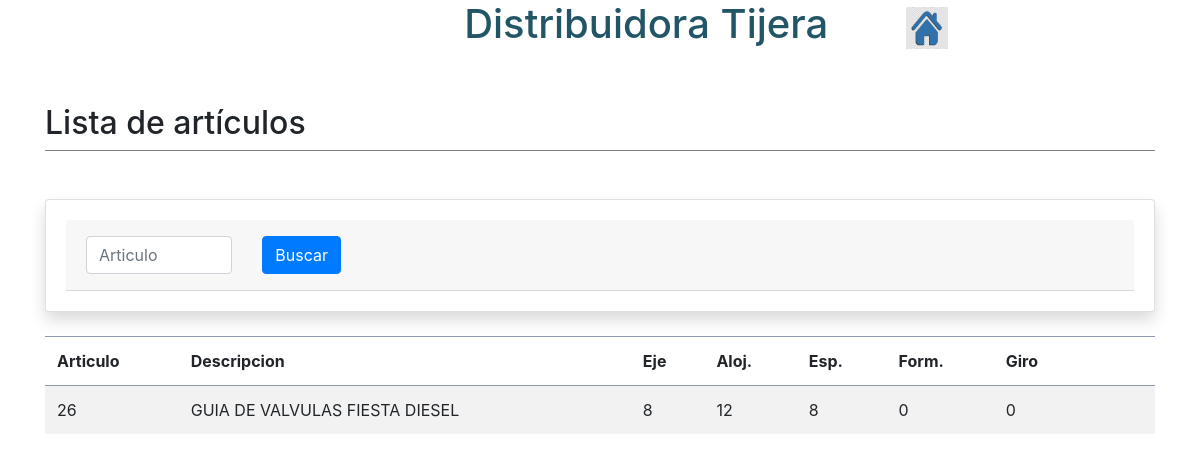
/controlador/controlador_articulos.php?cod_art=26, run on the app's committed database.
### tables this page shows
CREATE TABLE `articulo` (
  `codigo` int(5) NOT NULL,
  `eje` float NOT NULL,
  `aloj` float NOT NULL,
  `esp` float NOT NULL,
  `form` float NOT NULL,
  `giro` float NOT NULL,
  `descripcion` varchar(200) NOT NULL
);

### modelo/modelo_articulos.php (called while the page is built, shortened)
<?php
function getlistaArticulos(){
	$conn = getConexion();
    $sql = "SELECT codigo, descripcion, eje, aloj, esp, form, giro FROM articulo";
    $result = mysqli_query($conn, $sql);
    $articulos = Array();
    if(mysqli_num_rows($result) > 0)
    {
        while ($row=mysqli_fetch_assoc($result))
        {
            $articulo= Array();
            $articulo['codigo'] = $row["codigo"];
			$articulo['descripcion'] = $row["descripcion"];
            $articulo['eje'] = $row["eje"];
            $articulo['aloj'] = $row["aloj"];
            $articulo['esp'] = $row["esp"];
            $articulo['form'] = $row["form"];
			$articulo['giro'] = $row["giro"];
            $articulos[] = $articulo;
        }
    }
    else{
        echo "No se encontro coincidencias";
    }
    return $articulos;
}
function getArticulo($codigo){
	$con = getConexion();
    $sql = "SELECT codigo, descripcion, eje, aloj, esp, form, giro FROM articulo where codigo= '$codigo'";
    $result = mysqli_query($con, $sql);
    $art = Array();
    if(mysqli_num_rows($result) > 0)
    {
        while ($row=mysqli_fetch_assoc($result))
        {
            $articulo= Array();
            $articulo['codigo'] = $row["codigo"];
			$articulo['descripcion'] = $row["descripcion"];
            $articulo['eje'] = $row["eje"];
            $articulo['aloj'] = $row["aloj"];
            $articulo['esp'] = $row["esp"];
            $articulo['form'] = $row["form"];
			$articulo['giro'] = $row["giro"];
            $art[] = $articulo;
        }
    }
    else{
        echo "No se encontro coincidencias";
    }
    return $art;
}

### vista/articulos.php (the view, shortened to what this page needs)
<?php
include_once("../controlador/controlador_articulos.php");
?>
<!DOCTYPE html>
<html>
<?php
include("../head.php");
?>
<body>
    <div class="container">
		<?php
			include("../header.php");
		?>
		<br><br>
		<div class="row">
			<div class="col-md-12">
				<h2>Lista de art&iacuteculos <h2>
			</div>
		</div>
		<div class="row">
			<div class="col-md-12">
				<div class="separador"></div>
			</div>
		</div>
		<br><br>
    <div class="card shadow mb-4">
        <div class="card-body">
            <div class="card-header py-3">
                <form method="get" action="../controlador/controlador_articulos.php">
                    <div class="row">
						<div class="col-md-2">
                            <input class="form-control" type="text" placeholder="Articulo" id="cod_art" name="cod_art">
                        </div>
						<div class="col-md-3">
                        <button class="btn btn-primary" type="submit">Buscar</button>
						</div>
                    </div>
                    </div>
        </div>
    </div>
    <div class="table-responsive">
            <table class="table table-striped" id="dataTable" width="100%" cellspacing="0">
                <thead>
                <tr>
                    <th>Articulo</th>
                    <th>Descripcion</th>
                    <th>Eje</th>
                    <th>Aloj.</th>
                    <th>Esp.</th>
                    <th>Form.</th>
                    <th>Giro</th>
                    <th></th>
                    <th></th>
                </tr>
                </thead>
                <tbody>
                <?php
                    foreach($articulos as $articulo){
                        echo "<tr>
                             <td>".$articulo['codigo']."</td>
                             <td>".$articulo['descripcion']."</td>
                             <td>".$articulo['eje']."</td>
                             <td>".$articulo['aloj']."</td>
                             <td>".$articulo['esp']."</td>
                             <td>".$articulo['form']."</td>
                             <td>".$articulo['giro']."</td>
                             <td><a href=''></a></td>
                             <td><a href=''></a></td>
                         </tr>";
                    }
                ?>
                </tbody>
            </table>
 </div>
 </div>
</body>
</html>

### assets/css/style.css (style rules this page uses)
body { background: white; }
.separador { border-bottom: 1px solid grey; }
.table thead th { border-bottom: 1px solid #4c58809e!important; }
.table th { border-top: 1px solid #4c58809e!important; }

### data on the page
articulo: codigo "26", descripcion "GUIA DE VALVULAS FIESTA DIESEL", eje "8", aloj "12", esp "8", form "0", giro "0"
